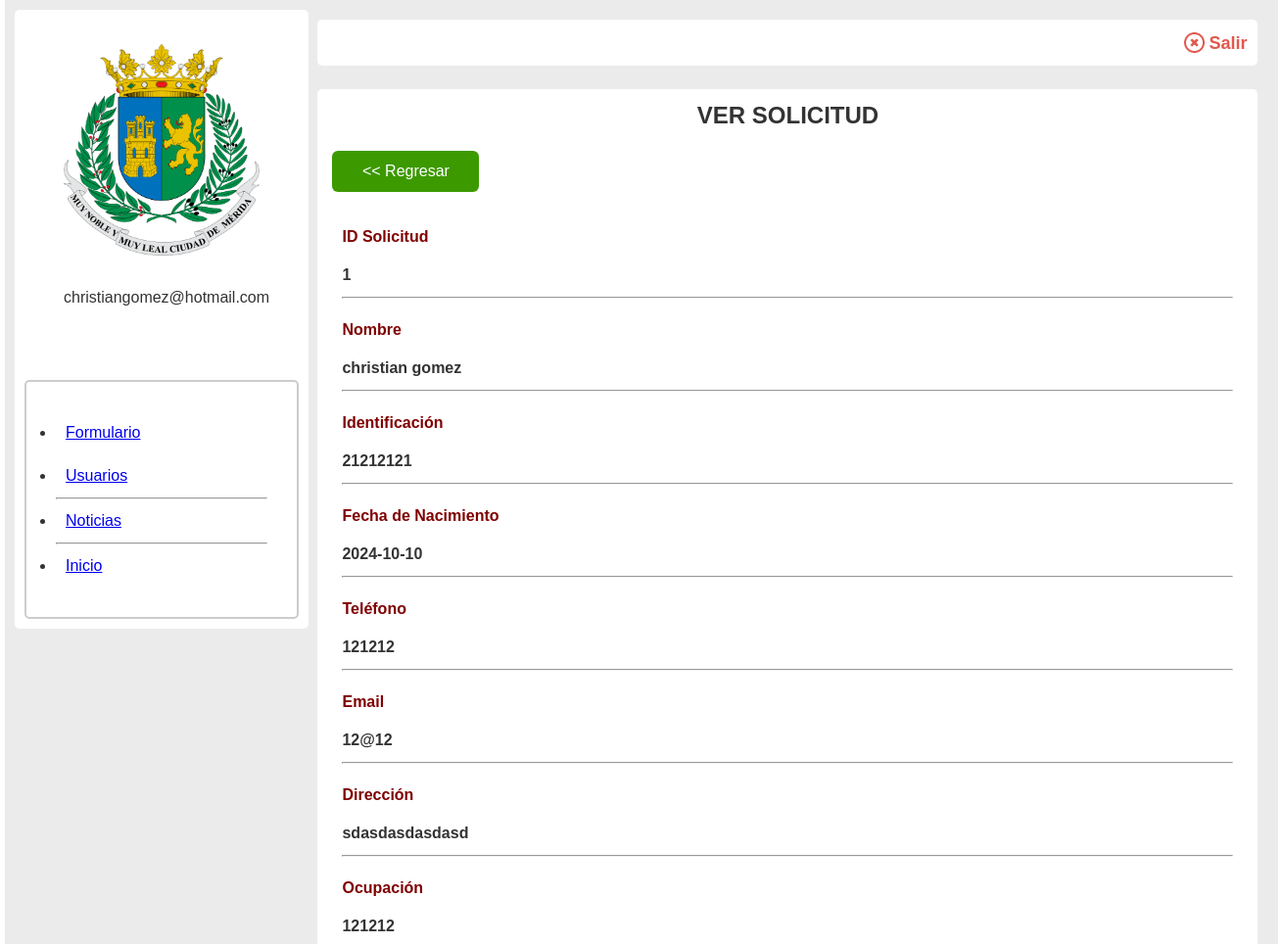
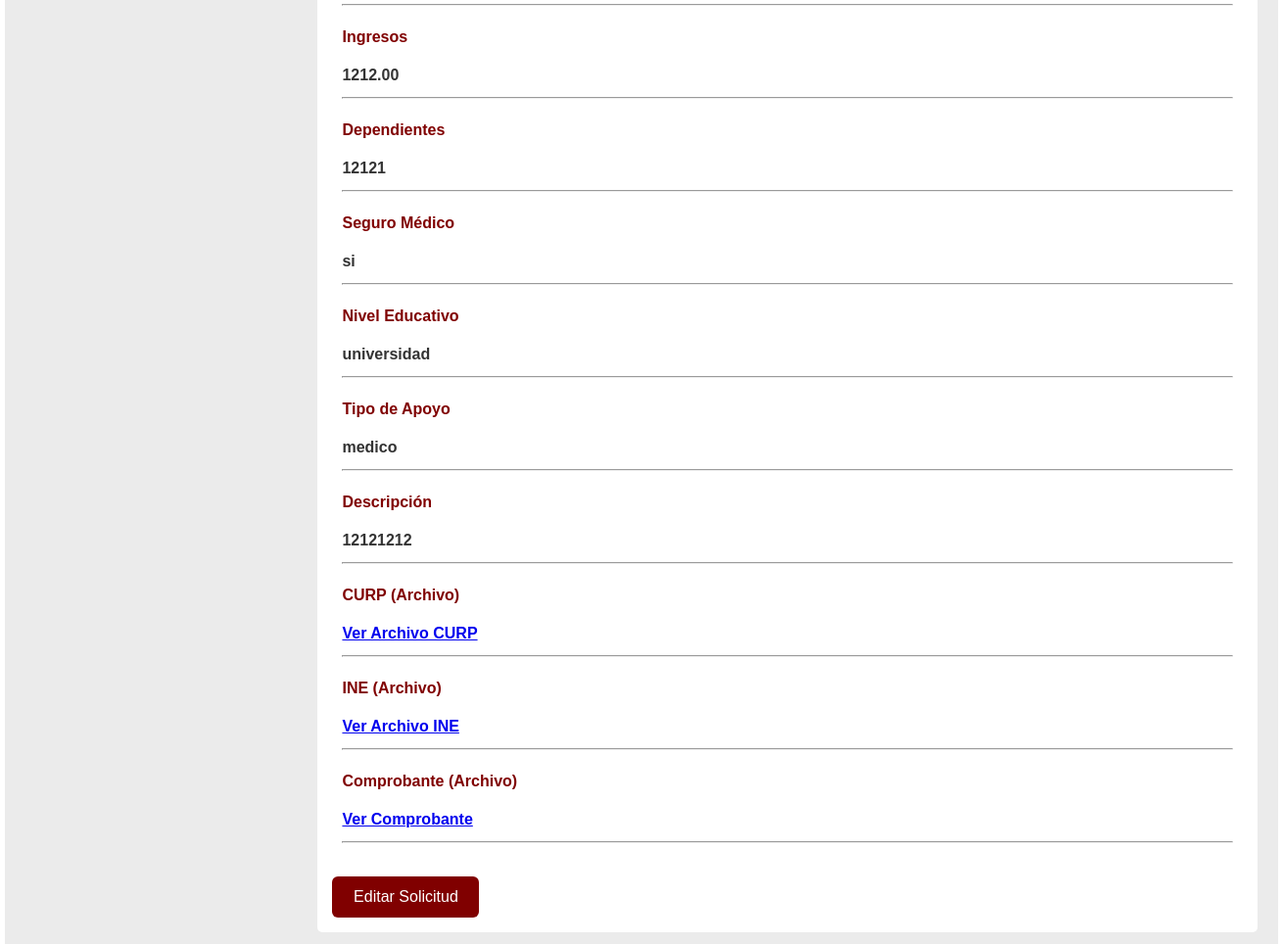
Screenshot of /ver_post.php?id=1 (signed in) with the database file from the repository (2 pictures, top to bottom).
### tables this page shows
CREATE TABLE `solicitudes_apoyo` (
  `id` int(4) NOT NULL,
  `nombre` varchar(255) DEFAULT NULL,
  `identificacion` varchar(255) DEFAULT NULL,
  `fecha_nacimiento` date DEFAULT NULL,
  `telefono` varchar(50) DEFAULT NULL,
  `email` varchar(255) DEFAULT NULL,
  `direccion` text DEFAULT NULL,
  `ocupacion` varchar(255) DEFAULT NULL,
  `ingresos` decimal(10,2) DEFAULT NULL,
  `dependientes` int(5) DEFAULT NULL,
  `seguro_medico` varchar(3) DEFAULT NULL,
  `nivel_educativo` varchar(255) DEFAULT NULL,
  `tipo_apoyo` varchar(255) DEFAULT NULL,
  `descripcion` text DEFAULT NULL,
  `ruta_curp` text DEFAULT NULL,
  `ruta_ine` varchar(255) DEFAULT NULL,
  `ruta_comprobante` varchar(255) DEFAULT NULL
);

### ver_post.php (the view, shortened to what this page needs)
<!DOCTYPE html>
<html lang="en">
<head>
  <link rel="stylesheet" href="estilos.css">
</head>
<body>
  <div class="cont_padre_panel ancho">
    <?php
    include "menudashboard.php";
    ?>
    <div class="cont_panel_derecho">
      <div class="cont_panel_derecho_hijo1">
        <div class="elemento_salir">
          <img src="imagenes/cancelar.png" class="img_cancelar">
          <a href="salir.php" class="salir">Salir</a>
        </div>
      </div>
      <br>
      <div class="cont_panel_derecho_hijo2">
        <h2 class="titulo_panel">VER SOLICITUD</h2>
        <br>
        <a href="blog.php" class="btn_rojo2"><< Regresar</a>
        <br><br>
        <?php
        require "conexion.php";
        $id_solicitud = $_GET['id'];
        $verSolicitud = "SELECT * FROM solicitudes_apoyo WHERE id = '$id_solicitud'";
        $resultado = mysqli_query($conectar, $verSolicitud);
        $fila = mysqli_fetch_assoc($resultado);
        ?>
        <div class="contenedor_ver_usuarios">
          <p class="campo">ID Solicitud</p>
          <p class="dato"><?php echo $fila["id"]; ?></p>
          <hr>
        </div>
        <div class="contenedor_ver_usuarios">
          <p class="campo">Nombre</p>
          <p class="dato"><?php echo $fila["nombre"]; ?></p>
          <hr>
        </div>
        <div class="contenedor_ver_usuarios">
          <p class="campo">Identificación</p>
          <p class="dato"><?php echo $fila["identificacion"]; ?></p>
          <hr>
        </div>
        <div class="contenedor_ver_usuarios">
          <p class="campo">Fecha de Nacimiento</p>
          <p class="dato"><?php echo $fila["fecha_nacimiento"]; ?></p>
          <hr>
        </div>
        <div class="contenedor_ver_usuarios">
          <p class="campo">Teléfono</p>
          <p class="dato"><?php echo $fila["telefono"]; ?></p>
          <hr>
        </div>
        <div class="contenedor_ver_usuarios">
          <p class="campo">Email</p>
          <p class="dato"><?php echo $fila["email"]; ?></p>
          <hr>
        </div>
        <div class="contenedor_ver_usuarios">
          <p class="campo">Dirección</p>
          <p class="dato"><?php echo $fila["direccion"]; ?></p>
          <hr>
        </div>
        <div class="contenedor_ver_usuarios">
          <p class="campo">Ocupación</p>
          <p class="dato"><?php echo $fila["ocupacion"]; ?></p>
          <hr>
        </div>
        <div class="contenedor_ver_usuarios">
          <p class="campo">Ingresos</p>
          <p class="dato"><?php echo $fila["ingresos"]; ?></p>
          <hr>
        </div>
        <div class="contenedor_ver_usuarios">
          <p class="campo">Dependientes</p>
          <p class="dato"><?php echo $fila["dependientes"]; ?></p>
          <hr>
        </div>
        <div class="contenedor_ver_usuarios">
          <p class="campo">Seguro Médico</p>
          <p class="dato"><?php echo $fila["seguro_medico"]; ?></p>
          <hr>
        </div>
        <div class="contenedor_ver_usuarios">
          <p class="campo">Nivel Educativo</p>
          <p class="dato"><?php echo $fila["nivel_educativo"]; ?></p>
          <hr>
        </div>
        <div class="contenedor_ver_usuarios">
          <p class="campo">Tipo de Apoyo</p>
          <p class="dato"><?php echo $fila["tipo_apoyo"]; ?></p>
          <hr>
        </div>
        <div class="contenedor_ver_usuarios">
          <p class="campo">Descripción</p>
          <p class="dato"><?php echo $fila["descripcion"]; ?></p>
          <hr>
        </div>
        <div class="contenedor_ver_usuarios">
          <p class="campo">CURP (Archivo)</p>
          <p class="dato"><a target="_blank"  href="<?php echo $fila['ruta_curp']; ?>">Ver Archivo CURP</a></p>
          <hr>
        </div>
        <div class="contenedor_ver_usuarios">
          <p class="campo">INE (Archivo)</p>
          <p  class="dato"><a target="_blank" href="<?php echo $fila['ruta_ine']; ?>">Ver Archivo INE</a></p>
          <hr>
        </div>
        <div class="contenedor_ver_usuarios">
          <p class="campo">Comprobante (Archivo)</p>
          <p class="dato"><a href="<?php echo $fila['ruta_comprobante']; ?>"  target="_blank">Ver Comprobante</a></p>
          <hr>
        </div>
        <br>
        <a class="btn_rojo3" href="editar_solicitud.php?id=<?php echo $fila["id"]; ?>"  target="_blank">Editar Solicitud</a>
      </div>
    </div>
  </div>
</body>
</html>

### estilos.css (style rules this page uses)
* { box-sizing: border-box; margin: 0; padding: 0; }
body { font-family: Arial, Helvetica, sans-serif; height: 100vh; font-size: 16px; line-height: 24px; color: #333; }
:root { --color1: #001dbe; --color2: #bebebe; }
.ancho { width: 1300px; margin: auto; }
.btn_rojo2 { width: 150px; padding: 9px 15px; background-color: #3d9900; color: white; border: 0; border-radius: 6px; text-decoration: none; display: inline-block; text-align: center; }
.btn_rojo3 { width: 150px; padding: 9px 15px; background-color: #800000; color: white; border: 0; border-radius: 6px; text-decoration: none; display: inline-block; text-align: center; }
.cont_padre_panel { padding: 10px; background-color: #ebebeb; }
.cont_panel_derecho { width: 960px; display: inline-block; vertical-align: top; padding: 5px; }
.cont_panel_derecho_hijo1 { padding: 10px; text-align: right; border-radius: 5px; margin-top: 5px; background-color: white; width: 960px; }
.cont_panel_derecho_hijo2 { background-color: white; border-radius: 5px; padding: 15px; width: 960px; }
.titulo_panel { text-align: center; }
.contenedor_ver_usuarios { padding: 10px; }
.dato { color: #333; padding-bottom: 10px; font-weight: bold; }
.campo { color: #800000; padding-bottom: 15px; font-weight: bold; }
.elemento_salir { padding: 1px; }
.salir { display: inline-block; text-decoration: none; color: #e3574d; font-size: 18px; font-weight: bold; vertical-align: middle; }
.img_cancelar { width: 21px; display: inline-block; vertical-align: middle; }

### rows the page displays
solicitudes_apoyo: id "1", nombre "christian gomez", identificacion "21212121", fecha_nacimiento "2024-10-10", telefono "121212", email "12@12", direccion "sdasdasdasdasd", ocupacion "121212", ingresos "1212.00", dependientes "12121", seguro_medico "si", nivel_educativo "universidad", tipo_apoyo "medico", descripcion "12121212"

### other values shown
$usuario "christiangomez@hotmail.com"
